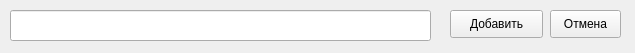
<?xml version="1.0" encoding="UTF-8"?>
<ui version="4.0">
 <class>Form</class>
 <widget class="QWidget" name="Form">
  <property name="geometry">
   <rect>
    <x>0</x>
    <y>0</y>
    <width>635</width>
    <height>53</height>
   </rect>
  </property>
  <property name="windowTitle">
   <string>Добавить контакт</string>
  </property>
  <widget class="QLineEdit" name="username">
   <property name="geometry">
    <rect>
     <x>10</x>
     <y>10</y>
     <width>421</width>
     <height>31</height>
    </rect>
   </property>
  </widget>
  <widget class="QPushButton" name="addBtn">
   <property name="geometry">
    <rect>
     <x>450</x>
     <y>10</y>
     <width>93</width>
     <height>28</height>
    </rect>
   </property>
   <property name="text">
    <string>Добавить</string>
   </property>
  </widget>
  <widget class="QPushButton" name="cancelBtn">
   <property name="geometry">
    <rect>
     <x>550</x>
     <y>10</y>
     <width>71</width>
     <height>28</height>
    </rect>
   </property>
   <property name="text">
    <string>Отмена</string>
   </property>
  </widget>
 </widget>
 <resources/>
 <connections/>
</ui>
